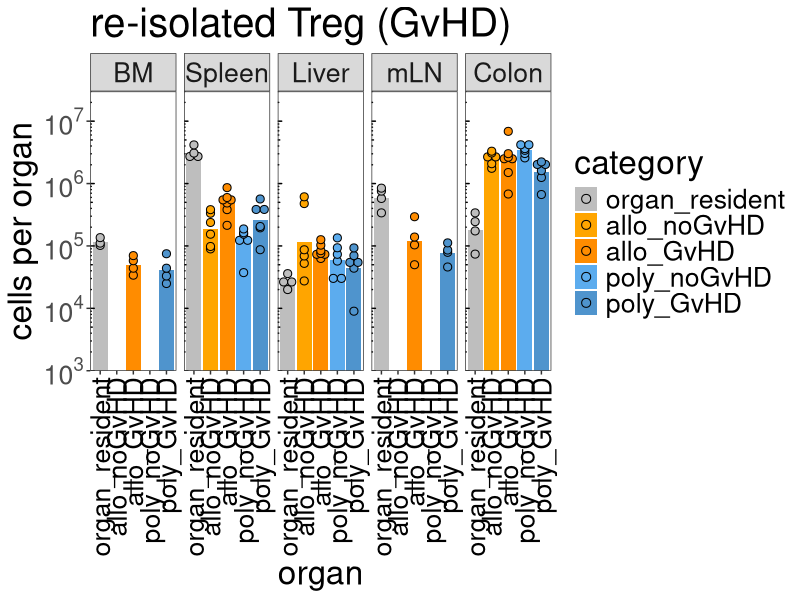
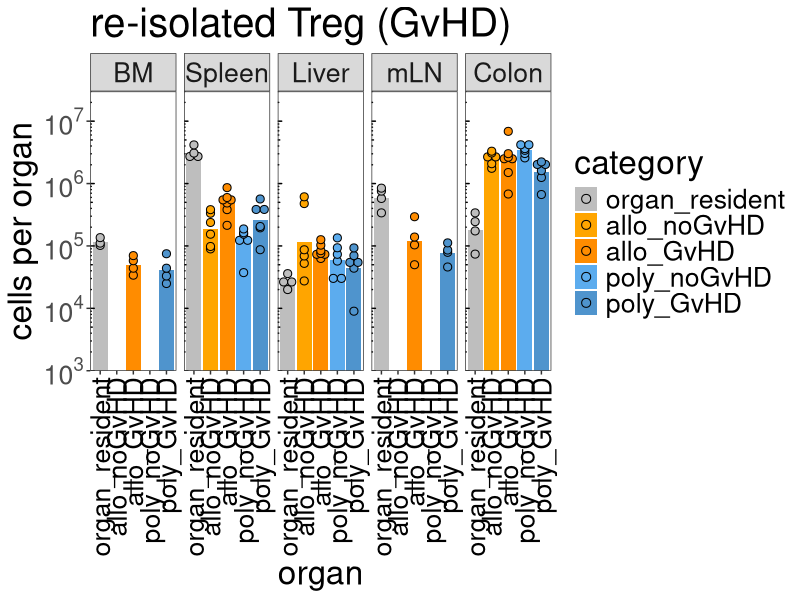

R code for these plots, in order: (Note: this script raises an error after producing the figures.)
## ---- chunk 1
knitr::opts_chunk$set(echo = TRUE)
knitr::opts_knit$set(root.dir = normalizePath(".."))
knitr::write_bib(.packages(), "Figure2d_Treg7dafterBMT_inVivoDistribution.packages.bib")
## ---- chunk 2
library(ggplot2)
library(scales)
library(car)
## ---- chunk 3
Treg.data <- read.delim("./data/TregDistribution.txt", header=TRUE)
Treg.data$organ <- factor(Treg.data$organ,levels = c("BM","Spleen","Liver","mLN","Colon"))
Treg.data$category <- factor(Treg.data$category,levels = c("organ_resident","allo_noGvHD","allo_GvHD","poly_noGvHD","poly_GvHD"))
## ---- chunk 4
p <- ggplot(Treg.data, aes(x=category, y=count, fill=category)) + coord_cartesian(ylim = c(1000,30000000))
p <- p + stat_summary(fun = mean, geom = "bar",  position=position_dodge(.9))
p <- p + geom_dotplot(binaxis='y', stackdir='center',  position=position_dodge(.9), dotsize=6.5, stackratio = 1, binwidth=.02) 
p <- p + stat_summary(fun.data=mean_sdl, fun.args = list(mult=1), geom="errorbar", color="black", size=0.5, width = 0.6, position=position_dodge(.9))
p <- p + scale_y_log10(breaks = c(1000,10000,100000,1000000,10000000),labels = trans_format("log10", math_format(10^.x)),expand = c(0, 0)) 
p <- p + theme_bw() + theme(panel.grid.major = element_blank(), panel.grid.minor = element_blank(), axis.text.x = element_text(angle = 90, vjust = 0.5, hjust=1, color="black"), text = element_text(size = 24))
p <- p + scale_fill_manual(values = c("gray","orange","darkorange","steelblue2","steelblue3"))
p <- p + annotation_logticks(sides="l", short = unit(.25,"mm"), mid = unit(.5,"mm"),   long = unit(1,"mm"))  
p <- p + labs(title="re-isolated Treg (GvHD)",x="organ", y = "cells per organ")
p <- p + facet_wrap(~organ, nrow=1)
p
pdf("./figures/TregOrganDist.pdf", height=5.5, width=9)
p
dev.off()
## ---- chunk 5
Treg.data$category <- factor(Treg.data$category,levels = c("organ_resident","allo_noGvHD","poly_noGvHD","allo_GvHD","poly_GvHD"))
Treg.dataLiver <- Treg.data[ which(Treg.data$organ=='Liver' & (Treg.data$type=='GvHD' | Treg.data$type=='noGvHD')), ]
Treg.dataColon <- Treg.data[ which(Treg.data$organ=='Colon' & (Treg.data$type=='GvHD' | Treg.data$type=='noGvHD')), ]
Treg.dataSpleen <- Treg.data[ which(Treg.data$organ=='Spleen' & (Treg.data$type=='GvHD' | Treg.data$type=='noGvHD')), ]
Treg.dataBM <- Treg.data[ which(Treg.data$organ=='BM' & (Treg.data$type=='GvHD')), ]
Treg.datamLN <- Treg.data[ which(Treg.data$organ=='mLN' & (Treg.data$type=='GvHD')), ]
## ---- chunk 6
leveneTest(count~category, data=Treg.dataLiver, center=mean)  # variance is significantly different 
shapiro.test(Treg.dataLiver$count[1:6]) 						 # significantly different
shapiro.test(Treg.dataLiver$count[7:12])						 # n.s.
shapiro.test(Treg.dataLiver$count[13:19])                      # n.s.
shapiro.test(Treg.dataLiver$count[20:25])                      # n.s.

Treg.liver.res.aov <- aov(count~category, data=Treg.dataLiver)
summary (Treg.liver.res.aov)
## ---- chunk 7
kruskal.test(count~category, data=Treg.dataLiver)
## ---- chunk 8
leveneTest(count~category, data=Treg.dataSpleen, center=mean)  # n.s.
shapiro.test(Treg.dataSpleen$count[1:6]) 						 # n.s.
shapiro.test(Treg.dataSpleen$count[7:12])						 # n.s.
shapiro.test(Treg.dataSpleen$count[13:19])                      # n.s.
shapiro.test(Treg.dataSpleen$count[20:25])                      # n.s.

Treg.spleen.res.aov <- aov(count~category, data=Treg.dataSpleen)
summary (Treg.spleen.res.aov)
## ---- chunk 9
TukeyHSD(Treg.spleen.res.aov)
## ---- chunk 10
leveneTest(count~category, data=Treg.dataColon, center=mean)  # n.s.
shapiro.test(Treg.dataColon$count[1:6]) 						 # n.s.
shapiro.test(Treg.dataColon$count[7:12])						 # n.s.
shapiro.test(Treg.dataColon$count[13:19])                      # n.s.
shapiro.test(Treg.dataColon$count[20:25])                      # n.s.

Treg.colon.res.aov <- aov(count~category, data=Treg.dataColon)
summary (Treg.colon.res.aov)
## ---- chunk 11
var.test(count~category, data=Treg.dataBM, center=mean)  # n.s.
shapiro.test(Treg.dataBM$count[1:4]) 						 # n.s.
shapiro.test(Treg.dataBM$count[5:8])						 # n.s.
## ---- chunk 12
Treg.BM.res.t.test <- t.test(count~category, data=Treg.dataBM, var.equal = TRUE)
Treg.BM.res.t.test
## ---- chunk 13
var.test(count~category, data=Treg.datamLN, center=mean)  # n.s.
shapiro.test(Treg.datamLN$count[1:4]) 						 # n.s.
shapiro.test(Treg.datamLN$count[5:8])						 # n.s.
## ---- chunk 14
Treg.mLN.res.t.test <- t.test(count~category, data=Treg.datamLN, var.equal = TRUE)
Treg.mLN.res.t.test
## ---- chunk 15
sessionInfo(package = NULL)
writeLines(capture.output(sessionInfo(package = NULL)), "./Rscripts/Figure2d_Treg7dafterBMT_inVivoDistribution_SessionInfo.txt")
